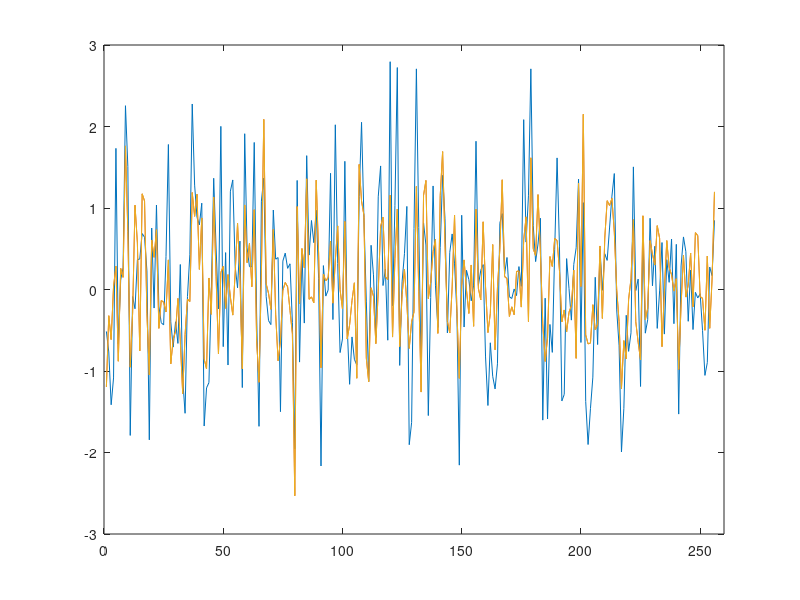

MATLAB code to generate this figure: (Note: this script raises an error after producing the figure.)
clc;
clear;
close all;

m = 128;
n = 256;

A = randn(m, n);
% column normalization
A_col_norm = sqrt(sum(A.^2));
A = A ./ A_col_norm;
A_col_norm2 = sqrt(sum(A.^2));

x = randn(n,1);
y = A * x;

x_hat_1 = pinv(A) * y;
x_hat_2 = A\y;
x_hat_3 = (inv(A'*A) * A') * y;

mse1 = sum((x_hat_1-x).^2) / size(x,1)
mse2 = sum((x_hat_2-x).^2) / size(x,1)

plot(1:n, x, 1:n, x_hat_1, 1:n, x_hat_2);   xlim([0 260]);
legend("x", "x hat 1 - pinv(A) * y with MSE: " + mse1, "x hat 2 - A\y with MSE: " + mse2);
title("Comparison between pinv(A)*y and A\y methods");


